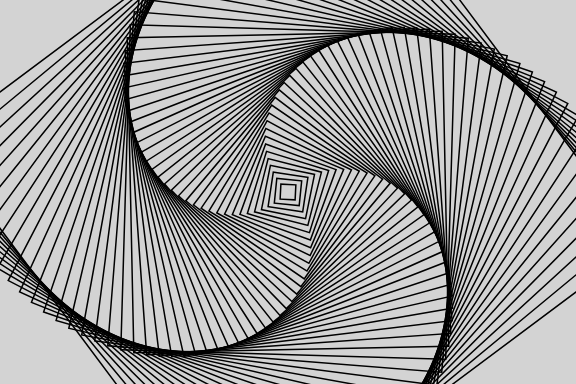
Frame 1 (no input)
Frame 60 (no input): identical to frame 1, image omitted
Frame 120 (the mouse pressed at the canvas centre since frame 60): identical to frame 1, image omitted

The p5.js sketch that drew this single still picture (run headless with seeded random() and noise() and a simulated clock; from frame 60 on, the mouse is pressed at the canvas centre):

// p5.js sketch
// ── sketch.js

let scaleSize = 10;

let xScale = 5;
let yScale = 5;

let rotAngle = 0.05;

let count = 50;

let seed = 0;
let doExport = false;


function setup() {
  createCanvas(576, 384);
  //noLoop();
}

function keyPressed() {
  if (key == "r") {
    seed = floor(random(10000));
    scaleSize = random(10,50);
    rotAngle = random(0.01, 0.1); 
    count = floor(random(20,50));
  }
  if (key == "s") {
    doExport = true;
  }
}

//Draw a square
function drawRect(w, h, rot) {
  rectMode(CENTER);
  push(); 
  translate(width / 2, height / 2);
  rotate(rot);
  noFill();
  strokeWeight(1.5);
  rect(0, 0, w, h); 
  pop(); 
}

function draw() {

  noiseSeed(seed);
  randomSeed(seed);

  background('lightgray');

  // Start recording SVG BEFORE anything draws
  if (doExport) {
    beginRecordSvg("myPlot_" + "seed_" + seed + ".svg");
  }

//For each square, slightly scale and rotate
  for (let i = 1; i <= count; i++) {
    let w = xScale+i*scaleSize;
    let h = yScale+i*scaleSize;
    let rot = i*rotAngle;
    drawRect(w, h, rot); 
  }

  if (doExport) {
    endRecordSvg();
    doExport = false;
  }
}




// ── sketch_note.js




//number to run down
//floor()

//Chaotcially random vs Naturally random

//random()
//randomSeed()
//https://p5js.org/reference/p5/randomSeed/
//seed = floor(random(0,width));
// randomSeed(seed);
// will get a fixed number

//noise()
//return to a ,more ovalue between 0 and 1, rganic , more natural
// noiseSeed();
//https://p5js.org/reference/p5/noise/


//create customized shape
//beginShape();
//vertex();
//endShape();

//map();
// https://p5js.org/reference/p5/map/
//more predicatble random, perlin noise,
//giving it a new range

//write owen function to get more organize and apply the changeg to everything
//and then call it later in other function 
//function drawRect(x,y,rot){}


//one color or different color and separate the files
//no fill, hatching lines is ok
//hatch pattern
